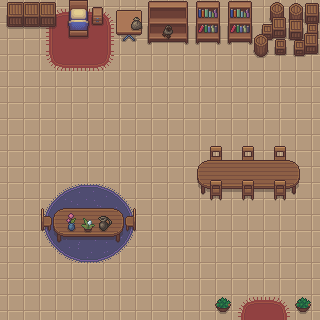

Rendered tile map (Tiled .tmx) drawn with the repository's tilesets; below, a short description and the full map source, tile grids included:
An orthogonal 20x20 tile map with 16x16 px tiles, 6 tile layers (Ground/Floor, Rugs, Under Items, Furniture, ...), 2 tilesets.

<map version="1.10" tiledversion="1.12.2" orientation="orthogonal" renderorder="right-down" width="20" height="20" tilewidth="16" tileheight="16" infinite="0" nextlayerid="7" nextobjectid="1">
 <tileset firstgid="1" source="exterior.tsx" />
 <tileset firstgid="751" name="Interior" tilewidth="16" tileheight="16" tilecount="300" columns="12">
  <image source="../../../assets/maps_tileset/town_map/towns_tileset/PNG/Interior.png" width="192" height="400" />
 </tileset>
 <layer id="1" name="Ground/Floor" width="20" height="20">
  <data encoding="csv">
89,89,89,89,89,89,89,89,89,89,89,89,89,89,89,89,89,89,89,89,
89,89,89,89,89,89,89,89,89,89,89,89,89,89,89,89,89,89,89,89,
89,89,89,89,89,89,89,89,89,89,89,89,89,89,89,89,89,89,89,89,
89,89,89,89,89,89,89,89,89,89,89,89,89,89,89,89,89,89,89,89,
89,89,89,89,89,89,89,89,89,89,89,89,89,89,89,89,89,89,89,89,
89,89,89,89,89,89,89,89,89,89,89,89,89,89,89,89,89,89,89,89,
89,89,89,89,89,89,89,89,89,89,89,89,89,89,89,89,89,89,89,89,
89,89,89,89,89,89,89,89,89,89,89,89,89,89,89,89,89,89,89,89,
89,89,89,89,89,89,89,89,89,89,89,89,89,89,89,89,89,89,89,89,
89,89,89,89,89,89,89,89,89,89,89,89,89,89,89,89,89,89,89,89,
89,89,89,89,89,89,89,89,89,89,89,89,89,89,89,89,89,89,89,89,
89,89,89,89,89,89,89,89,89,89,89,89,89,89,89,89,89,89,89,89,
89,89,89,89,89,89,89,89,89,89,89,89,89,89,89,89,89,89,89,89,
89,89,89,89,89,89,89,89,89,89,89,89,89,89,89,89,89,89,89,89,
89,89,89,89,89,89,89,89,89,89,89,89,89,89,89,89,89,89,89,89,
89,89,89,89,89,89,89,89,89,89,89,89,89,89,89,89,89,89,89,89,
89,89,89,89,89,89,89,89,89,89,89,89,89,89,89,89,89,89,89,89,
89,89,89,89,89,89,89,89,89,89,89,89,89,89,89,89,89,89,89,89,
89,89,89,89,89,89,89,89,89,89,89,89,89,89,89,89,89,89,89,89,
89,89,89,89,89,89,89,89,89,89,89,89,89,89,89,89,89,89,89,89
</data>
 </layer>
 <layer id="2" name="Rugs" width="20" height="20">
  <data encoding="csv">
0,0,974,975,976,976,977,0,0,0,0,0,0,0,0,0,0,0,0,0,
0,0,986,987,988,988,989,990,0,0,0,0,0,0,0,0,0,0,0,0,
0,0,998,999,1000,1000,1001,1002,0,0,0,0,0,0,0,0,0,0,0,0,
0,0,1010,1011,1012,1012,1013,1014,0,0,0,0,0,0,0,0,0,0,0,0,
0,0,1022,1023,1024,1024,1025,0,0,0,0,0,0,0,0,0,0,0,0,0,
0,0,0,0,0,0,0,0,0,0,0,0,0,0,0,0,0,0,0,0,
0,0,0,0,0,0,0,0,0,0,0,0,0,0,0,0,0,0,0,0,
0,0,0,0,0,0,0,0,0,0,0,0,0,0,0,0,0,0,0,0,
0,0,0,0,0,0,0,0,0,0,0,0,0,0,0,0,0,0,0,0,
0,0,0,0,0,0,0,0,0,0,0,0,0,0,0,0,0,0,0,0,
0,0,0,0,0,0,0,0,0,0,0,0,0,0,0,0,0,0,0,0,
0,0,0,956,957,958,959,960,0,0,0,0,0,0,0,0,0,0,0,0,
0,0,967,968,969,970,971,972,973,0,0,0,0,0,0,0,0,0,0,0,
0,0,979,980,995,961,971,984,985,0,0,0,0,0,0,0,0,0,0,0,
0,0,991,992,993,970,981,996,997,0,0,0,0,0,0,0,0,0,0,0,
0,0,1003,1004,1005,1006,1007,1008,1009,0,0,0,0,0,0,0,0,0,0,0,
0,0,0,0,1017,1018,1019,0,0,0,0,0,0,0,0,0,0,0,0,0,
0,0,0,0,0,0,0,0,0,0,0,0,0,0,0,0,0,0,0,0,
0,0,0,0,0,0,0,0,0,0,0,0,0,0,974,975,976,977,978,0,
0,0,0,0,0,0,0,0,0,0,0,0,0,0,986,987,988,989,990,0
</data>
 </layer>
 <layer id="5" name="Under Items" width="20" height="20">
  <data encoding="csv">
0,0,0,0,0,0,0,0,0,0,0,0,0,0,0,0,0,0,0,0,
0,0,0,0,0,0,0,0,0,0,0,0,0,0,0,0,0,0,0,0,
0,0,0,0,0,0,0,0,0,0,0,0,0,0,0,0,0,0,0,0,
0,0,0,0,0,0,0,0,0,0,0,0,0,0,0,0,0,0,0,0,
0,0,0,0,0,0,0,0,0,0,0,0,0,0,0,0,0,0,0,0,
0,0,0,0,0,0,0,0,0,0,0,0,0,0,0,0,0,0,0,0,
0,0,0,0,0,0,0,0,0,0,0,0,0,0,0,0,0,0,0,0,
0,0,0,0,0,0,0,0,0,0,0,0,0,0,0,0,0,0,0,0,
0,0,0,0,0,0,0,0,0,0,0,0,0,0,0,0,0,0,0,0,
0,0,0,0,0,0,0,0,0,0,0,0,0,931,0,931,0,931,0,0,
0,0,0,0,0,0,0,0,0,0,0,0,0,943,943,943,943,943,0,0,
0,0,0,0,0,0,0,0,0,0,0,0,0,0,0,0,0,0,0,0,
0,0,0,0,0,0,0,0,0,0,0,0,0,0,0,0,0,0,0,0,
0,0,909,910,0,0,0,907,908,0,0,0,0,0,0,0,0,0,0,0,
0,0,921,922,0,0,0,919,920,0,0,0,0,0,0,0,0,0,0,0,
0,0,0,0,0,0,0,0,0,0,0,0,0,0,0,0,0,0,0,0,
0,0,0,0,0,0,0,0,0,0,0,0,0,0,0,0,0,0,0,0,
0,0,0,0,0,0,0,0,0,0,0,0,0,0,0,0,0,0,0,0,
0,0,0,0,0,0,0,0,0,0,0,0,0,0,0,0,0,0,0,0,
0,0,0,0,0,0,0,0,0,0,0,0,0,0,0,0,0,0,0,0
</data>
 </layer>
 <layer id="3" name="Furniture" width="20" height="20">
  <data encoding="csv">
756,757,756,757,754,755,0,0,0,818,819,820,821,822,821,822,760,761,796,797,
768,769,768,769,766,767,0,0,0,830,831,832,833,834,833,834,772,773,808,809,
0,0,0,0,778,779,0,0,0,842,843,844,845,846,845,846,0,0,0,0,
0,0,0,0,0,0,0,0,0,0,0,0,0,0,0,0,0,0,0,0,
0,0,0,0,0,0,0,0,0,0,0,0,0,0,0,0,0,0,0,0,
0,0,0,0,0,0,0,0,0,0,0,0,0,0,0,0,0,0,0,0,
0,0,0,0,0,0,0,0,0,0,0,0,0,0,0,0,0,0,0,0,
0,0,0,0,0,0,0,0,0,0,0,0,0,0,0,0,0,0,0,0,
0,0,0,0,0,0,0,0,0,0,0,0,0,0,0,0,0,0,0,0,
0,0,0,0,0,0,0,0,0,0,0,0,0,0,0,0,0,0,0,0,
0,0,0,0,0,0,0,0,0,0,0,0,890,891,891,891,891,891,892,0,
0,0,0,0,0,0,0,0,0,0,0,0,902,903,903,903,903,903,904,0,
0,0,0,0,0,0,0,0,0,0,0,0,914,0,915,915,915,915,916,0,
0,0,0,890,891,891,891,892,0,0,0,0,0,0,0,0,0,0,0,0,
0,0,0,902,903,903,903,904,0,0,0,0,0,0,0,0,0,0,0,0,
0,0,0,914,915,915,915,916,0,0,0,0,0,0,0,0,0,0,0,0,
0,0,0,0,0,0,0,0,0,0,0,0,0,0,0,0,0,0,0,0,
0,0,0,0,0,0,0,0,0,0,0,0,0,0,0,0,0,0,0,0,
0,0,0,0,0,0,0,0,0,0,0,0,0,1029,1030,0,0,0,1029,1030,
0,0,0,0,0,0,0,0,0,0,0,0,0,1041,1042,0,0,0,1041,1042
</data>
 </layer>
 <layer id="4" name="Close Items" width="20" height="20">
  <data encoding="csv">
0,756,757,0,0,758,759,782,783,0,0,0,0,0,0,0,0,0,0,0,
0,768,769,0,0,770,771,794,795,0,0,0,0,0,0,0,790,791,797,762,
0,0,0,0,0,0,0,806,807,0,0,0,0,0,0,0,802,803,809,774,
0,0,0,0,0,0,0,0,0,0,0,0,0,0,0,0,0,0,0,0,
0,0,0,0,0,0,0,0,0,0,0,0,0,0,0,0,0,0,0,0,
0,0,0,0,0,0,0,0,0,0,0,0,0,0,0,0,0,0,0,0,
0,0,0,0,0,0,0,0,0,0,0,0,0,0,0,0,0,0,0,0,
0,0,0,0,0,0,0,0,0,0,0,0,0,0,0,0,0,0,0,0,
0,0,0,0,0,0,0,0,0,0,0,0,0,0,0,0,0,0,0,0,
0,0,0,0,0,0,0,0,0,0,0,0,0,0,0,0,0,0,0,0,
0,0,0,0,0,0,0,0,0,0,0,0,0,0,0,0,0,0,0,0,
0,0,0,0,0,0,0,0,0,0,0,0,0,932,0,932,0,932,0,0,
0,0,0,0,0,0,0,0,0,0,0,0,0,944,0,944,0,944,0,0,
0,0,0,0,0,1036,0,0,0,0,0,0,0,0,0,0,0,0,0,0,
0,0,0,0,0,1048,0,0,0,0,0,0,0,0,0,0,0,0,0,0,
0,0,0,0,0,0,0,0,0,0,0,0,0,0,0,0,0,0,0,0,
0,0,0,0,0,0,0,0,0,0,0,0,0,0,0,0,0,0,0,0,
0,0,0,0,0,0,0,0,0,0,0,0,0,0,0,0,0,0,0,0,
0,0,0,0,0,0,0,0,0,0,0,0,0,0,0,0,0,0,0,0,
0,0,0,0,0,0,0,0,0,0,0,0,0,0,0,0,0,0,0,0
</data>
 </layer>
 <layer id="6" name="Items on the very top" width="20" height="20">
  <data encoding="csv">
0,0,0,0,0,0,0,0,0,0,0,0,0,0,0,0,0,0,0,0,
0,0,0,0,0,0,0,0,1035,0,927,0,0,0,0,0,0,0,0,0,
0,0,0,0,0,0,0,0,0,0,939,0,0,0,0,760,761,762,790,791,
0,0,0,0,0,0,0,0,0,0,0,0,0,0,0,772,773,774,802,803,
0,0,0,0,0,0,0,0,0,0,0,0,0,0,0,0,0,0,0,0,
0,0,0,0,0,0,0,0,0,0,0,0,0,0,0,0,0,0,0,0,
0,0,0,0,0,0,0,0,0,0,0,0,0,0,0,0,0,0,0,0,
0,0,0,0,0,0,0,0,0,0,0,0,0,0,0,0,0,0,0,0,
0,0,0,0,0,0,0,0,0,0,0,0,0,0,0,0,0,0,0,0,
0,0,0,0,0,0,0,0,0,0,0,0,0,0,0,0,0,0,0,0,
0,0,0,0,0,0,0,0,0,0,0,0,0,0,0,0,0,0,0,0,
0,0,0,0,0,0,0,0,0,0,0,0,0,0,0,0,0,0,0,0,
0,0,0,0,0,0,0,0,0,0,0,0,0,0,0,0,0,0,0,0,
0,0,0,0,1031,0,1032,0,0,0,0,0,0,0,0,0,0,0,0,0,
0,0,0,0,1043,0,1044,0,0,0,0,0,0,0,0,0,0,0,0,0,
0,0,0,0,0,0,0,0,0,0,0,0,0,0,0,0,0,0,0,0,
0,0,0,0,0,0,0,0,0,0,0,0,0,0,0,0,0,0,0,0,
0,0,0,0,0,0,0,0,0,0,0,0,0,0,0,0,0,0,0,0,
0,0,0,0,0,0,0,0,0,0,0,0,0,0,0,0,0,0,0,0,
0,0,0,0,0,0,0,0,0,0,0,0,0,0,0,0,0,0,0,0
</data>
 </layer>
</map>
